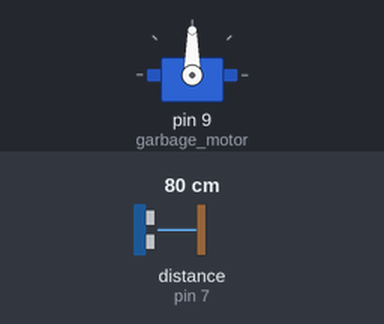
Bench run of a sketch on a simulated Arduino Uno, built with avr-gcc and run on an emulated ATmega328P. Parts: servo. The test bench sets the inputs (shaded band); at power-on: distance to the obstacle (sensor on pin 7) 80 cm. The echo pulse lasts 58.3 µs per cm.

Above: at 1.2 s.
1.3 s: distance to the obstacle (sensor on pin 7) set to 33 cm
3.2 s: distance to the obstacle (sensor on pin 7) set to 26 cm
At 5.2 s:
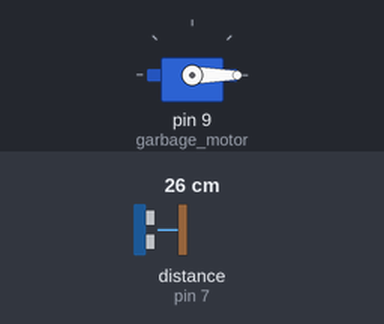
5.5 s: distance to the obstacle (sensor on pin 7) set to 35 cm
At 6.9 s:
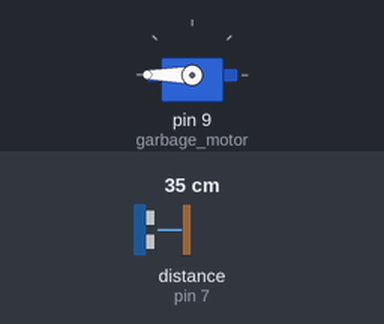
7.5 s: distance to the obstacle (sensor on pin 7) set to 2 cm
At 8.5 s:
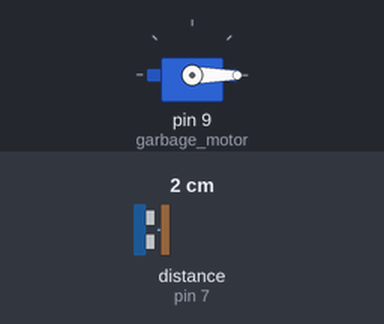
9.5 s: distance to the obstacle (sensor on pin 7) set to 60 cm
At 11.4 s:
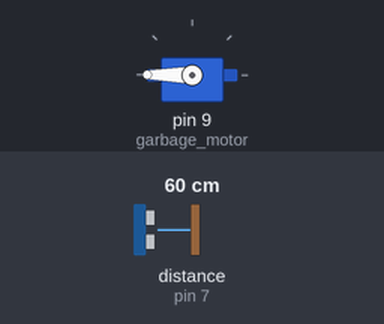
Timing chart, 0 to 12.5 s (numbered marks = the images above; inputs shaded):
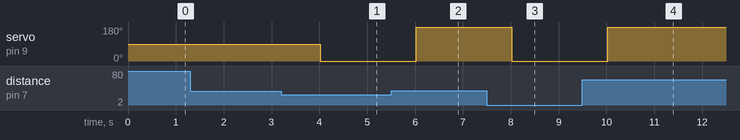

Measured:
- the behaviour switches between 30 and 29 cm on distance to the obstacle (sensor on pin 7) (found by bisection; images 0 and 1)
- after the input at 1.3 s, every drawn part: stays the same
- after the input at 3.2 s, servo on pin 9 (garbage_motor): 90° → 0° after 0.82 s
- after the input at 5.5 s, servo on pin 9 (garbage_motor): 0° → 180° after 0.52 s
- after the input at 7.5 s, servo on pin 9 (garbage_motor): 180° → 0° after 0.53 s
- after the input at 9.5 s, servo on pin 9 (garbage_motor): 0° → 180° after 0.53 s

The sketch:

sketch_aug10a.ino
```cpp
#include <Servo.h>

#include <Servo.h>
#include <HCSR04.h>
HCSR04 man_sensor(6, 7);  //initialisation class HCSR04 (trig pin , echo pin)
HCSR04 garbage_sensor(4, 5);
Servo garbage_motor;  // create servo object to control a servo


void setup() {

  Serial.begin(9600);
  garbage_motor.attach(9);  // attaches the servo on pin 9 to the servo object
}

void rotate_motor(Servo* motor, int angle) {

  if (angle < 0) {
    for (int pos = 180; pos >= 0; pos -= 1) {  // goes from 0 degrees to 180 degrees
                                               // in steps of 1 degree
      motor->write(pos);                       // tell servo to go to position in variable 'pos'
      delay(15);                               // waits 15 ms for the servo to reach the position
    }

  } else {

    for (int pos = 0; pos <= 180; pos += 1) {  // goes from 0 degrees to 180 degrees
                                               // in steps of 1 degree
      motor->write(pos);                       // tell servo to go to position in variable 'pos'
      delay(15);                               // waits 15 ms for the servo to reach the position
    }
  }
}
int prev_angle = 0;
int new_angle = 0;

void loop() {
  while (Serial.available()) {
    String x = Serial.readString();
    if (x == "G-D\n") send_garbage_level();
  };
  float dis = man_sensor.dist();  // return curent distance in serial
  if (dis != 0.0 && dis < 30.0) new_angle = 180;
  else new_angle = 0;
  if (prev_angle != new_angle) {
    garbage_motor.write(prev_angle);
    prev_angle = new_angle;
  }

  //  Serial.println("Current Wastelevel :");
  //  Serial.println(garbage_sensor.dist());
  //Serial.println("Object in distance :");
  //Serial.println(dis);
  delay(1000);  // we suggest to use over 60ms measurement cycle, in order to prevent trigger signal to the echo signal.
                //garbagelevel();
}

void send_garbage_level() {
  float lev = garbage_sensor.dist();
  if (lev > 0 && lev < 30) {
    int per = (lev / 30) * 100;
    Serial.print(per);
    delay(1000);
  }
}

void garbagelevel() {
  float lev = garbage_sensor.dist();
  if (lev > 0 && lev < 30) {
    int per = (lev / 30) * 100;
    Serial.println("Space left in dustbin:");
    Serial.print(per);
    Serial.println("%");
    delay(1000);
  }
}
```
